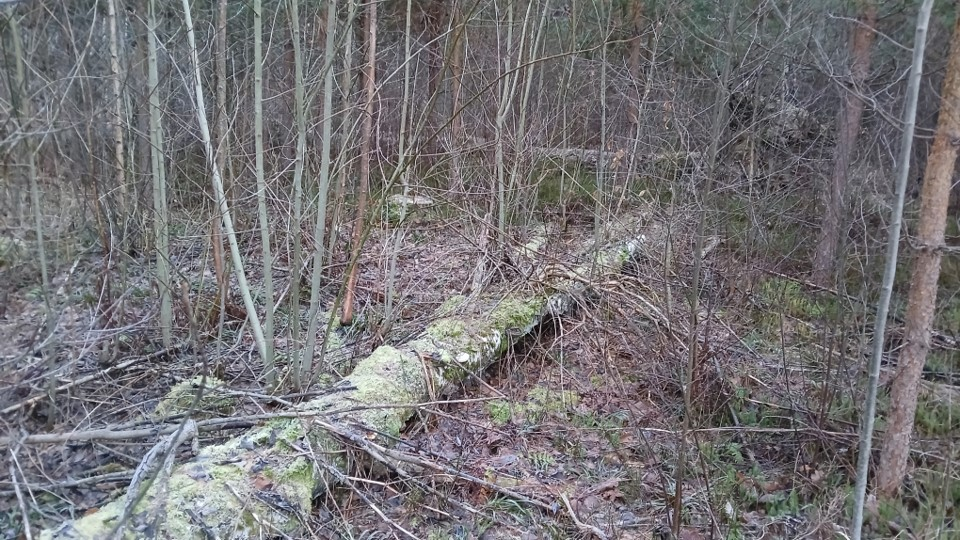
#> input picture LaTeX/Lamapuidu_tuvastamine/estonian/joonised/Lamapit.jpg, 960 x 540 px
$ python brush_mask_labeler.py --image ../LaTeX/Lamapuidu_tuvastamine/estonian/joonised/Lamapit.jpg --output-dir out
#> lines starting #> are read from the running program, lines starting #| are printed output that depends on the picture; after the words box and inside, x2 and y2 are one past the last pixel; in counts of white or black regions, pixels touching at a corner belong together
#!/usr/bin/env python3
"""Interactive brush labeler for manual CWD mask refinement.

Outputs training-compatible artifacts:
- <stem>_mask.npy: binary mask in {0,1}
- <stem>_cam.npy: confidence map in [0,1]
- <stem>_neg.npy: explicit negative stroke mask in {0,1}

Modes:
- Single tile mode: --image ...
- Browser mode: --tile-csv ... (N/P navigation)
"""

from __future__ import annotations

import argparse
import csv
import json
import os
import re
import sys
from dataclasses import dataclass
from pathlib import Path
from typing import Optional


def _configure_qt_env() -> None:
    # OpenCV Qt HighGUI in some environments cannot find bundled fonts.
    # Use common system font directories to avoid repetitive runtime warnings.
    if "QT_QPA_FONTDIR" not in os.environ:
        for font_dir in (
            "/usr/share/fonts/truetype/dejavu",
            "/usr/share/fonts/dejavu",
            "/usr/share/fonts/truetype/liberation2",
            "/usr/share/fonts/truetype/freefont",
        ):
            if Path(font_dir).exists():
                os.environ["QT_QPA_FONTDIR"] = font_dir
                break

    os.environ.setdefault("QT_LOGGING_RULES", "*.debug=false;qt.qpa.*=false;qt.text.*=false")


_configure_qt_env()

import cv2
import numpy as np

try:
    import rasterio
    from rasterio.windows import Window
    from rasterio.windows import bounds as window_bounds
except Exception:  # pragma: no cover - optional fallback when TIFF support is unavailable
    rasterio = None
    Window = None
    window_bounds = None

try:
    from cdw_detect.wms_utils import build_wms_layer_name, fetch_wms_for_bbox
except Exception:
    _repo_root = Path(__file__).resolve().parents[1]
    _src_dir = _repo_root / "src"
    if str(_src_dir) not in sys.path:
        sys.path.insert(0, str(_src_dir))
    try:
        from cdw_detect.wms_utils import build_wms_layer_name, fetch_wms_for_bbox
    except Exception:  # pragma: no cover - optional fallback if WMS helpers are unavailable
        build_wms_layer_name = None
        fetch_wms_for_bbox = None


_SAFE_STEM_RE = re.compile(r"[^A-Za-z0-9._-]+")


@dataclass
class TileEntry:
    tile_id: str
    output_stem: str
    image_path: Optional[Path] = None
    raster_path: Optional[Path] = None
    row_off: Optional[int] = None
    col_off: Optional[int] = None
    chunk_size: Optional[int] = None
    seed_mask_path: Optional[Path] = None
    seed_cam_path: Optional[Path] = None
    hotspot_path: Optional[Path] = None
    rank_score: Optional[float] = None


@dataclass
class LoadedTileState:
    entry: TileEntry
    mask: np.ndarray
    edited_neg: np.ndarray
    init_cam: Optional[np.ndarray]
    hotspot_map: Optional[np.ndarray]
    base_bgr: np.ndarray
    wms_layer: Optional[str]
    wms_bbox: Optional[tuple[float, float, float, float]]
    ortho_bgr: Optional[np.ndarray] = None
    ortho_attempted: bool = False
    cursor: tuple[int, int] = (-1, -1)
    active_label: Optional[int] = None
    dirty: bool = False


def _safe_stem(text: str) -> str:
    cleaned = _SAFE_STEM_RE.sub("_", str(text)).strip("_")
    return cleaned or "tile"


# [12 lines left out: functions _parse_int, _parse_float, not called in this run]


def _load_image_array(path: Path) -> np.ndarray:
    suffix = path.suffix.lower()

    if suffix == ".npy":
        arr = np.load(path, allow_pickle=False)
        arr = np.asarray(arr, dtype=np.float32)
        if arr.ndim == 3:
            arr = arr[0]
        arr = np.squeeze(arr)
        if arr.ndim != 2:
            raise ValueError(f"Expected 2-D image after squeeze, got shape={arr.shape}")
        return np.nan_to_num(arr, nan=0.0, posinf=0.0, neginf=0.0).astype(np.float32)

    if suffix in {".tif", ".tiff"}:
        if rasterio is None:
            raise RuntimeError("rasterio is required to open TIFF inputs")
        with rasterio.open(path) as src:
            arr = src.read(1).astype(np.float32)
        return np.nan_to_num(arr, nan=0.0, posinf=0.0, neginf=0.0).astype(np.float32)

    img = cv2.imread(str(path), cv2.IMREAD_UNCHANGED)
    if img is None:
        raise FileNotFoundError(f"Could not read image: {path}")
    if img.ndim == 3:
        img = cv2.cvtColor(img, cv2.COLOR_BGR2GRAY)
    return img.astype(np.float32)


def _load_array_if_exists(path: Optional[Path]) -> Optional[np.ndarray]:
    if path is None:
        return None
    if not path.exists():
        return None
    return _load_image_array(path)


# [58 lines left out: functions _fit_to_shape, _fit_annotation_to_shape, _mouse_wheel_delta, not called in this run]


def _clip_text_for_width(text: str, max_px: int, font: int, scale: float, thickness: int) -> str:
    if max_px <= 8:
        return ""

    line = str(text)
    width = cv2.getTextSize(line, font, scale, thickness)[0][0]
    if width <= max_px:
        return line

    ellipsis = "..."
    lo = 0
    hi = len(line)
    while lo < hi:
        mid = (lo + hi + 1) // 2
        cand = line[:mid].rstrip() + ellipsis
        cand_w = cv2.getTextSize(cand, font, scale, thickness)[0][0]
        if cand_w <= max_px:
            lo = mid
        else:
            hi = mid - 1

    if lo <= 0:
        return ellipsis
    return line[:lo].rstrip() + ellipsis


def _panel_width_for_tile(tile_width: int) -> int:
    return int(max(220, min(360, round(float(tile_width) * 0.28))))


def _wrap_text_for_width(text: str, max_px: int, font: int, scale: float, thickness: int) -> list[str]:
    raw = str(text).strip()
    if not raw:
        return []

    words = raw.split()
    if not words:
        clipped = _clip_text_for_width(raw, max_px, font, scale, thickness)
        return [clipped] if clipped else []

    lines: list[str] = []
    current = words[0]
    for word in words[1:]:
        candidate = f"{current} {word}"
        cand_w = cv2.getTextSize(candidate, font, scale, thickness)[0][0]
        if cand_w <= max_px:
            current = candidate
            continue

        clipped = _clip_text_for_width(current, max_px, font, scale, thickness)
        if clipped:
            lines.append(clipped)
        current = word

    clipped = _clip_text_for_width(current, max_px, font, scale, thickness)
    if clipped:
        lines.append(clipped)
    return lines


# [8 lines left out: function _canvas_to_tile_xy, not called in this run]


def _normalize_for_display(chm: np.ndarray) -> np.ndarray:
    values = chm[np.isfinite(chm)]
    if values.size == 0:
        return np.zeros(chm.shape, dtype=np.uint8)

    lo = float(np.percentile(values, 2.0))
    hi = float(np.percentile(values, 98.0))
    if hi <= lo + 1e-6:
        hi = lo + 1.0
    norm = np.clip((chm - lo) / (hi - lo), 0.0, 1.0)
    return (norm * 255.0).astype(np.uint8)


# [120 lines left out: functions _resolve_path, _first_nonempty, _read_raster_tile, _load_entries_from_csv, not called in this run]


def _prepare_loaded_tile(entry: TileEntry, output_dir: Path, negative_conf: float) -> LoadedTileState:
    output_mask = output_dir / f"{entry.output_stem}_mask.npy"
    output_cam = output_dir / f"{entry.output_stem}_cam.npy"
    output_neg = output_dir / f"{entry.output_stem}_neg.npy"

    init_mask_path = output_mask if output_mask.exists() else entry.seed_mask_path
    init_cam_path = output_cam if output_cam.exists() else entry.seed_cam_path

    init_mask_raw = _load_array_if_exists(init_mask_path)
    init_cam_raw = _load_array_if_exists(init_cam_path)

    hotspot_path = entry.hotspot_path if entry.hotspot_path is not None else init_cam_path
    hotspot_raw = _load_array_if_exists(hotspot_path)

    bbox: Optional[tuple[float, float, float, float]] = None
    if (
        entry.raster_path is not None
        and entry.row_off is not None
        and entry.col_off is not None
        and entry.chunk_size is not None
        and entry.chunk_size > 0
    ):
        chm_raw, bbox = _read_raster_tile(
            entry.raster_path,
            row_off=int(entry.row_off),
            col_off=int(entry.col_off),
            chunk_size=int(entry.chunk_size),
        )
    elif entry.image_path is not None:
        chm_raw = _load_image_array(entry.image_path)
    else:
        raise RuntimeError(f"Tile has no image source: {entry.tile_id}")

    # Always keep tile display edge-to-edge from the source tile geometry.
    chm = chm_raw.astype(np.float32)
    h, w = chm.shape
    target_shape = (h, w)

    if init_mask_raw is not None:
        init_mask = _fit_annotation_to_shape(init_mask_raw, target_shape)
        mask = (init_mask >= 0.5).astype(np.float32)
    else:
        mask = np.zeros((h, w), dtype=np.float32)

    if init_cam_raw is not None:
        init_cam = np.clip(_fit_annotation_to_shape(init_cam_raw, target_shape), 0.0, 1.0).astype(np.float32)
    else:
        init_cam = None

    if hotspot_raw is not None:
        hotspot_map = np.clip(_fit_annotation_to_shape(hotspot_raw, target_shape), 0.0, 1.0).astype(np.float32)
    elif init_cam is not None:
        hotspot_map = init_cam.copy()
    else:
        hotspot_map = None

    if output_neg.exists():
        neg_raw = _load_image_array(output_neg)
        neg_map = _fit_annotation_to_shape(neg_raw, target_shape)
        edited_neg = neg_map >= 0.5
    else:
        edited_neg = np.zeros((h, w), dtype=bool)
        if init_cam is not None and output_cam.exists() and output_mask.exists():
            neg_conf = float(np.clip(negative_conf, 0.0, 1.0))
            edited_neg = (mask < 0.5) & (np.abs(init_cam - neg_conf) <= 1e-4)

    base_u8 = _normalize_for_display(chm)
    base_bgr = cv2.applyColorMap(base_u8, cv2.COLORMAP_VIRIDIS)

    wms_layer: Optional[str] = None
    wms_bbox: Optional[tuple[float, float, float, float]] = None
    if entry.raster_path is not None and bbox is not None and build_wms_layer_name is not None:
        wms_layer = build_wms_layer_name(entry.raster_path.name)
        if wms_layer is not None:
            wms_bbox = bbox

    return LoadedTileState(
        entry=entry,
        mask=mask,
        edited_neg=edited_neg,
        init_cam=init_cam,
        hotspot_map=hotspot_map,
        base_bgr=base_bgr,
        wms_layer=wms_layer,
        wms_bbox=wms_bbox,
    )


# [128 lines left out: functions _save_outputs, _cache_put, _ensure_orthophoto, not called in this run]


def _build_display_frame(
    *,
    tile: LoadedTileState,
    tile_index: int,
    tile_count: int,
    browser_mode: bool,
    show_hotspot: bool,
    show_orthophoto: bool,
    autosave_nav: bool,
    brush_radius: int,
    notice_text: str,
) -> np.ndarray:
    frame = (
        tile.ortho_bgr.copy()
        if (show_orthophoto and tile.ortho_bgr is not None)
        else tile.base_bgr.copy()
    )

    if show_hotspot and tile.hotspot_map is not None:
        hotspot_u8 = np.clip(tile.hotspot_map * 255.0, 0.0, 255.0).astype(np.uint8)
        hotspot_color = cv2.applyColorMap(hotspot_u8, cv2.COLORMAP_INFERNO)
        frame = cv2.addWeighted(frame, 0.58, hotspot_color, 0.42, 0.0)

    overlay = frame.copy()
    overlay[tile.mask > 0.5] = (20, 20, 235)
    overlay[tile.edited_neg] = (220, 220, 20)
    frame = cv2.addWeighted(frame, 0.62, overlay, 0.38, 0.0)

    cx, cy = tile.cursor
    if 0 <= cx < frame.shape[1] and 0 <= cy < frame.shape[0]:
        color = (20, 220, 20) if tile.active_label == 1 else (220, 220, 20) if tile.active_label == 0 else (235, 235, 235)
        cv2.circle(frame, (cx, cy), brush_radius, color, 1, lineType=cv2.LINE_AA)

    pos_ratio = float(tile.mask.mean())
    neg_ratio = float(np.mean(tile.edited_neg))
    base_mode = "ORTHO" if (show_orthophoto and tile.ortho_bgr is not None) else "CHM"
    hot_mode = "ON" if show_hotspot else "OFF"
    dirty_flag = "*" if tile.dirty else ""

    panel_w = _panel_width_for_tile(frame.shape[1])
    tile_h, tile_w = frame.shape[:2]
    canvas_w = panel_w + tile_w + panel_w
    canvas = np.zeros((tile_h, canvas_w, 3), dtype=np.uint8)

    left = canvas[:, :panel_w]
    center = canvas[:, panel_w : panel_w + tile_w]
    right = canvas[:, panel_w + tile_w :]

    left[:, :] = (24, 24, 22)
    right[:, :] = (22, 24, 26)
    center[:, :] = frame

    cv2.line(canvas, (panel_w - 1, 0), (panel_w - 1, tile_h - 1), (58, 58, 58), 1)
    cv2.line(canvas, (panel_w + tile_w, 0), (panel_w + tile_w, tile_h - 1), (58, 58, 58), 1)

    font = cv2.FONT_HERSHEY_SIMPLEX
    title_scale = 0.58
    text_scale = 0.43
    thickness = 1
    text_color = (234, 234, 234)
    accent = (120, 215, 255)

    def draw_panel(panel: np.ndarray, title: str, lines: list[str], *, notice: str = "") -> None:
        ph, pw = panel.shape[:2]
        cv2.rectangle(panel, (0, 0), (pw - 1, 34), (36, 36, 36), thickness=-1)
        cv2.putText(panel, title, (10, 23), font, title_scale, (250, 250, 250), 1, cv2.LINE_AA)

        max_w = max(16, pw - 20)
        y = 52
        for line in lines:
            wrapped = _wrap_text_for_width(line, max_w, font, text_scale, thickness)
            if not wrapped:
                y += 6
                continue
            for sub in wrapped:
                if y >= ph - 16:
                    break
                cv2.putText(panel, sub, (10, y), font, text_scale, text_color, thickness, cv2.LINE_AA)
                y += 16
            y += 2
            if y >= ph - 16:
                break

        if notice:
            notice_lines = _wrap_text_for_width(f"notice: {notice}", max_w - 8, font, text_scale, thickness)
            if notice_lines:
                box_h = 10 + len(notice_lines) * 16
                y0 = max(40, ph - box_h - 10)
                cv2.rectangle(panel, (8, y0), (pw - 8, y0 + box_h), (57, 73, 88), thickness=-1)
                ty = y0 + 17
                for line in notice_lines:
                    cv2.putText(panel, line, (12, ty), font, text_scale, accent, thickness, cv2.LINE_AA)
                    ty += 16

    rank_txt = f"{tile.entry.rank_score:.4f}" if tile.entry.rank_score is not None else "n/a"
    tile_line = f"{tile_index + 1}/{tile_count}" if browser_mode else "single tile"

    left_lines = [
        f"brush: {brush_radius}px",
        f"paint mode: {'positive' if tile.active_label == 1 else 'negative' if tile.active_label == 0 else 'idle'}",
        "",
        "LMB: paint positive CWD",
        "RMB: paint explicit negative",
        "wheel: larger/smaller brush",
        "[: smaller brush",
        "]: larger brush",
        "C: clear mask",
        "S: save tile",
    ]
    if browser_mode:
        left_lines.extend(
            [
                "N / P: next / previous",
                "A: toggle autosave nav",
            ]
        )
    left_lines.extend(["H: hotspot overlay", "O: orthophoto base", "Q or Esc: quit"])

    right_lines = [
        f"tile: {tile_line}",
        f"id: {tile.entry.tile_id}{dirty_flag}",
        f"score: {rank_txt}",
        f"output stem: {tile.entry.output_stem}",
        "",
        f"pos ratio: {pos_ratio:.4f}",
        f"neg ratio: {neg_ratio:.4f}",
        f"base: {base_mode}",
        f"hotspot: {hot_mode}",
        f"autosave nav: {'ON' if autosave_nav else 'OFF'}",
    ]

    draw_panel(left, "TOOLS", left_lines)
    draw_panel(right, "INFO", right_lines, notice=str(notice_text) if notice_text else "")
    return canvas


def main() -> None:
    parser = argparse.ArgumentParser(description="Simple brush labeler for manual CWD masks")
    input_group = parser.add_mutually_exclusive_group(required=True)
    input_group.add_argument("--image", type=str, help="Single CHM/image tile to label (.npy, .tif, .png, .jpg)")
    input_group.add_argument("--tile-csv", type=str, help="CSV tile list for browser mode (supports N/P navigation)")

    parser.add_argument("--output-dir", type=str, required=True, help="Directory to write *_mask.npy and *_cam.npy")
    parser.add_argument("--tile-id", type=str, default="", help="Tile id used to build output artifact stem")
    parser.add_argument("--output-stem", type=str, default="", help="Override output artifact stem")
    parser.add_argument("--init-mask", type=str, default="", help="Optional initial mask to start from")
    parser.add_argument("--init-cam", type=str, default="", help="Optional initial confidence map")
    parser.add_argument("--hotspot-map", type=str, default="", help="Optional hotspot map used for overlay")
    parser.add_argument("--tile-root", type=str, default="", help="Base directory to resolve relative CSV paths")
    parser.add_argument("--start-index", type=int, default=0, help="Initial index in browser mode")
    parser.add_argument("--no-autosave-nav", action="store_true", help="Disable autosave when pressing N/P")
    parser.add_argument("--show-hotspot", action="store_true", help="Start with hotspot overlay ON")
    parser.add_argument("--show-orthophoto", action="store_true", help="Start with orthophoto WMS base ON")
    parser.add_argument("--wms-timeout", type=float, default=8.0, help="Orthophoto WMS request timeout in seconds")
    parser.add_argument("--brush-radius", type=int, default=7)
    parser.add_argument("--positive-conf", type=float, default=1.0, help="Confidence written for positive painted pixels")
    parser.add_argument("--negative-conf", type=float, default=0.95, help="Confidence written for explicit negative strokes")
    parser.add_argument("--unedited-conf", type=float, default=0.05, help="Confidence assigned to untouched background")
    parser.add_argument("--window-name", type=str, default="CWD Brush Mask Labeler")
    args = parser.parse_args()

    output_dir = Path(args.output_dir)

    entries: list[TileEntry] = []
    browser_mode = bool(args.tile_csv)
    if browser_mode:
        csv_path = Path(str(args.tile_csv))
        tile_root = Path(args.tile_root) if str(args.tile_root).strip() else None
        entries = _load_entries_from_csv(csv_path, output_dir=output_dir, tile_root=tile_root)
        if not entries:
            raise RuntimeError(f"No usable entries found in {csv_path}")
    else:
        image_path = Path(str(args.image))
        tile_id = args.tile_id.strip() if args.tile_id else image_path.stem
        output_stem = _safe_stem(args.output_stem if args.output_stem else tile_id)
        entries = [
            TileEntry(
                tile_id=tile_id,
                output_stem=output_stem,
                image_path=image_path,
                seed_mask_path=Path(args.init_mask) if args.init_mask else None,
                seed_cam_path=Path(args.init_cam) if args.init_cam else None,
                hotspot_path=Path(args.hotspot_map) if args.hotspot_map else (Path(args.init_cam) if args.init_cam else None),
            )
        ]

    idx = int(max(0, min(len(entries) - 1, int(args.start_index))))
    autosave_nav = browser_mode and (not bool(args.no_autosave_nav))

    ui: dict[str, object] = {
        "index": idx,
        "tile": _prepare_loaded_tile(entries[idx], output_dir=output_dir, negative_conf=float(args.negative_conf)),
        "show_hotspot": bool(args.show_hotspot),
        "show_orthophoto": bool(args.show_orthophoto),
        "autosave_nav": autosave_nav,
        "notice": "",
        "wms_cache": {},
        "wms_cache_order": [],
    }
#> in _load_image_array, img is the input picture: shape (540, 960, 3); mean B, G, R 117.1, 114.3, 116.2
#> in _normalize_for_display, `lo = float(np.percentile(values, 2.0))`: lo = 47
#> in _normalize_for_display, `hi = float(np.percentile(values, 98.0))`: hi = 208
#> in _normalize_for_display, `norm = np.clip((chm - lo) / (hi - lo), 0.0, 1.0)`:
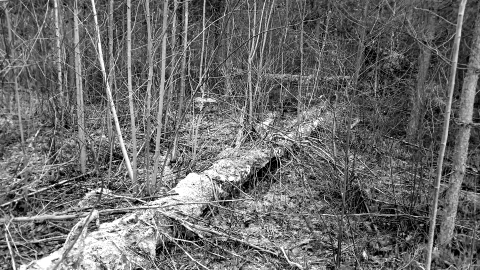
#> norm: shape (540, 960) float32 (shown at 1/2 size); min 0, max 1, mean 0.423
#> in _prepare_loaded_tile, `base_bgr = cv2.applyColorMap(base_u8, cv2.COLORMAP_VIRIDIS)`:
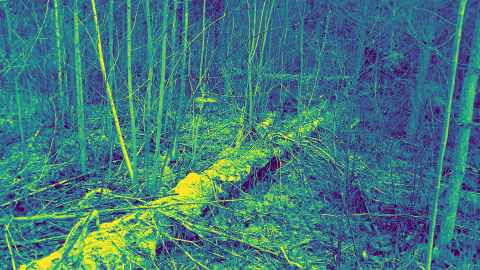
#> base_bgr: shape (540, 960, 3) (shown at 1/2 size); mean B, G, R 125.3, 121.1, 63.7

    if ui["show_orthophoto"]:
        notice = _ensure_orthophoto(
            ui["tile"],  # type: ignore[arg-type]
            show_orthophoto=True,
            wms_timeout=float(args.wms_timeout),
            cache=ui["wms_cache"],  # type: ignore[arg-type]
            order=ui["wms_cache_order"],  # type: ignore[arg-type]
            cache_max=16,
        )
        if notice:
            ui["notice"] = notice
            ui["show_orthophoto"] = False

    state = {
        "brush_radius": max(1, int(args.brush_radius)),
    }

    # [112 lines left out: functions paint, on_mouse, save_current, load_index, navigate, not called in this run]

    cv2.namedWindow(args.window_name, cv2.WINDOW_NORMAL)
    cv2.setMouseCallback(args.window_name, on_mouse)

    print("Brush labeler controls:")
    print("  Left mouse: paint positive CWD")
    print("  Right mouse: paint explicit negative/background")
    print("  Mouse wheel: larger/smaller brush")
    print("  [: smaller brush, ]: larger brush")
    print("  C: clear mask")
    print("  S: save current tile")
    if browser_mode:
        print("  N/P: next/previous tile")
        print("  A: toggle autosave on navigation")
    print("  H: toggle hotspot overlay")
    print("  O: toggle orthophoto WMS base")
    print("  Q or Esc: quit")

    while True:
        tile: LoadedTileState = ui["tile"]  # type: ignore[assignment]

        if bool(ui["show_orthophoto"]):
            notice = _ensure_orthophoto(
                tile,
                show_orthophoto=True,
                wms_timeout=float(args.wms_timeout),
                cache=ui["wms_cache"],  # type: ignore[arg-type]
                order=ui["wms_cache_order"],  # type: ignore[arg-type]
                cache_max=16,
            )
            if notice:
                ui["notice"] = notice
                ui["show_orthophoto"] = False

        frame = _build_display_frame(
            tile=tile,
            tile_index=int(ui["index"]),
            tile_count=len(entries),
            browser_mode=browser_mode,
            show_hotspot=bool(ui["show_hotspot"]),
            show_orthophoto=bool(ui["show_orthophoto"]),
            autosave_nav=bool(ui["autosave_nav"]),
            brush_radius=int(state["brush_radius"]),
            notice_text=str(ui["notice"]),
        )
#> in draw_panel, `cv2.rectangle(panel, (0, 0), (pw - 1, 34), (36, 36, 36), thickness=-1)`:
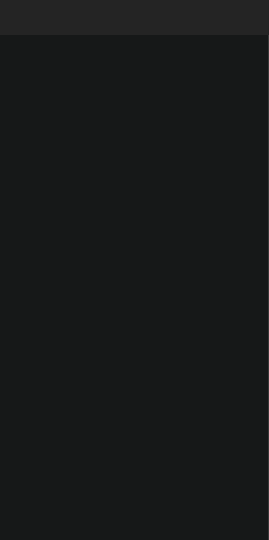
#> panel: shape (540, 269, 3); mean of channels 0, 1, 2 24.9, 24.9, 23; drawn as B, G, R
#> in draw_panel, `cv2.putText(panel, title, (10, 23), font, title_scale, (250, 250, 250)..`:
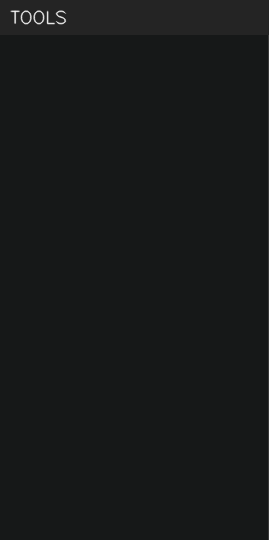
#> panel: shape (540, 269, 3); 0.29% of pixels changed, all inside (x1, y1, x2, y2) = (10, 10, 67, 25); drawn as B, G, R
#> after the loop in draw_panel, `for line in lines:`:
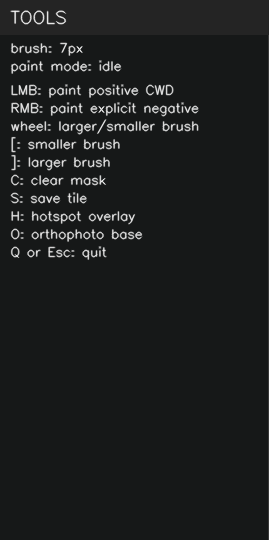
#> panel: shape (540, 269, 3); 6.5% of pixels changed, all inside (x1, y1, x2, y2) = (10, 42, 200, 261); drawn as B, G, R
#> after the loop in draw_panel, `for line in lines:`: y = 274
#> (the rest of the program and of its run is left out)
